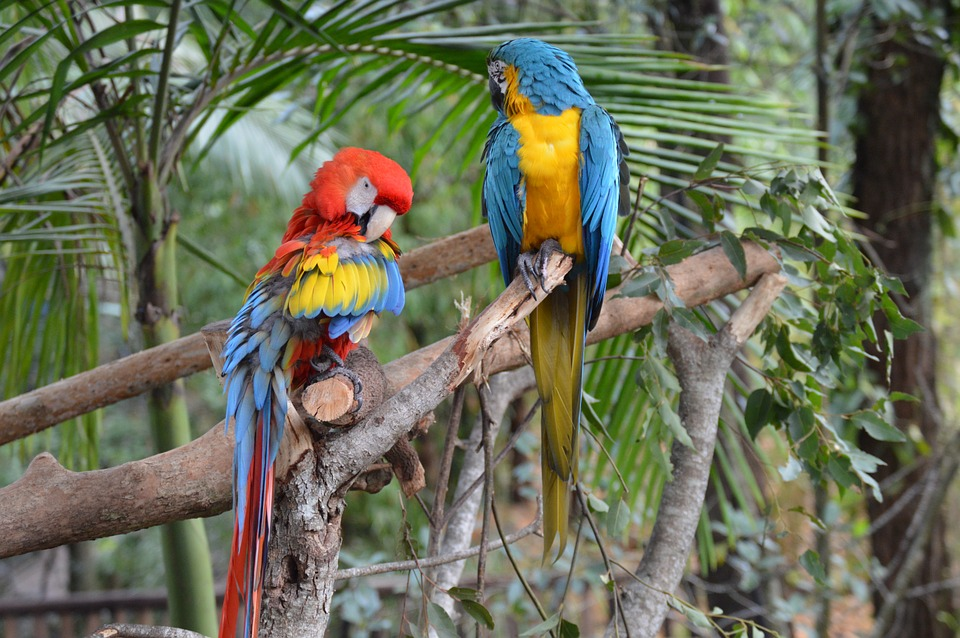
#> input picture ExImageProcessing_OpenCV/images/Macaws.jpg, 960 x 638 px
$ python ExImageProcessing_OpenCV_Jeniya.py
#> lines starting #> are read from the running program, lines starting #| are printed output that depends on the picture; after the words box and inside, x2 and y2 are one past the last pixel; in counts of white or black regions, pixels touching at a corner belong together
'''
Learn the basics of image processing using OpenCV
'''
import cv2

image_dir = "images/"
image_fname = "Macaws.jpg"
video_dir = "videos/"
video_fname = "The Hobbit Trailer Pop-Up - Lord of the Rings Movie.mp4"

def show_image(text, img):
    cv2.imshow(text, img)
    cv2.waitKey(0)
    cv2.destroyAllWindows()

def load_image(fname):
    '''Loads, displays, and returns an image'''
#> called with fname = 'images/Macaws.jpg'
    img = cv2.imread(fname)
#> img is the input picture: shape (638, 960, 3); mean B, G, R 88.7, 110.7, 107.2
    cv2.imshow("Loaded Image", img)
    print(type(img))
#| <class 'numpy.ndarray'>
    print(img.shape)
#| (638, 960, 3)
    cv2.waitKey(0)  #Wait for a keypress
    cv2.destroyAllWindows()
    return img

def show_colorspaces(img):
    '''Illustrate image in different color spaces'''
    gray_img = cv2.cvtColor(img, cv2.COLOR_BGR2GRAY)
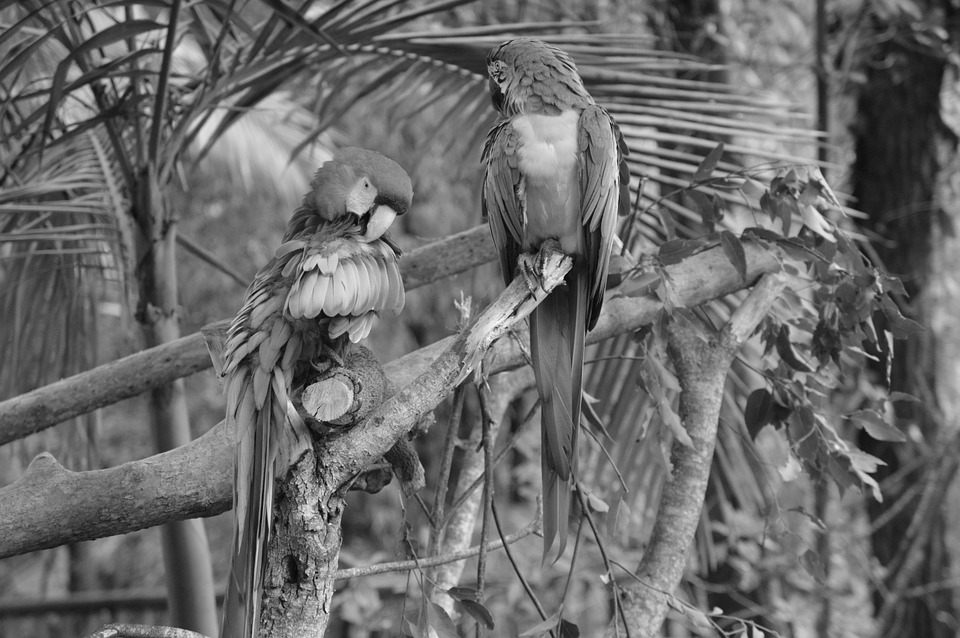
#> gray_img: shape (638, 960); min 1, max 251, mean 107.2
    show_image("Grayscale Image", gray_img)

    hsv_img = cv2.cvtColor(img, cv2.COLOR_BGR2HSV)
#> hsv_img: shape (638, 960, 3); mean H, S, V 48, 81.1, 120.6
    show_image("HSV Image", hsv_img)

    YCrCb_img =cv2.cvtColor(img, cv2.COLOR_BGR2YCrCb)
#> YCrCb_img: shape (638, 960, 3); mean of channels 0, 1, 2 107.2, 128, 117.6
    show_image("YCrCb Image", YCrCb_img)

    cielab_img =cv2.cvtColor(img, cv2.COLOR_BGR2LAB)
#> cielab_img: shape (638, 960, 3); mean of channels 0, 1, 2 116.6, 123.6, 139.9
    show_image("CIE LAB Image", cielab_img)

    cieluv_img =cv2.cvtColor(img, cv2.COLOR_BGR2LUV)
#> cieluv_img: shape (638, 960, 3); mean of channels 0, 1, 2 116.1, 96.5, 149.3
    show_image("CIE LUV Image", cieluv_img)


def blur_image(img):
    '''Display a blurred version of img'''
    blurred_img = cv2.GaussianBlur(img, (21, 21), 0)
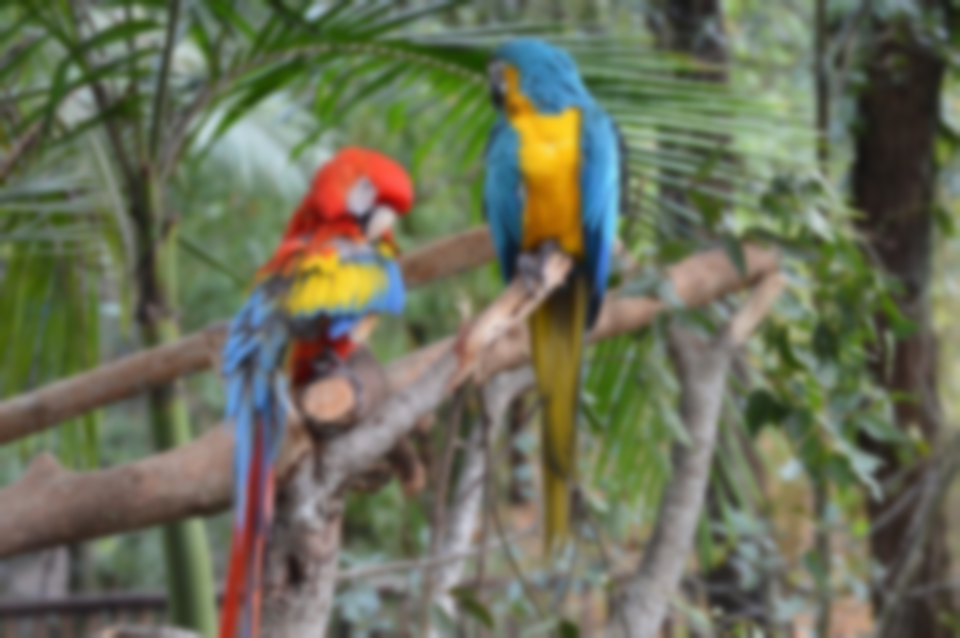
#> blurred_img: shape (638, 960, 3); mean B, G, R 88.7, 110.7, 107.2
    show_image("Blurred Image", blurred_img)


def show_edges(img):
    '''Display the edges in img using the Canny edge detector'''
    edge_img = cv2.Canny(img, 100, 200)  #Args are lower and upper thresholds for hysteresis
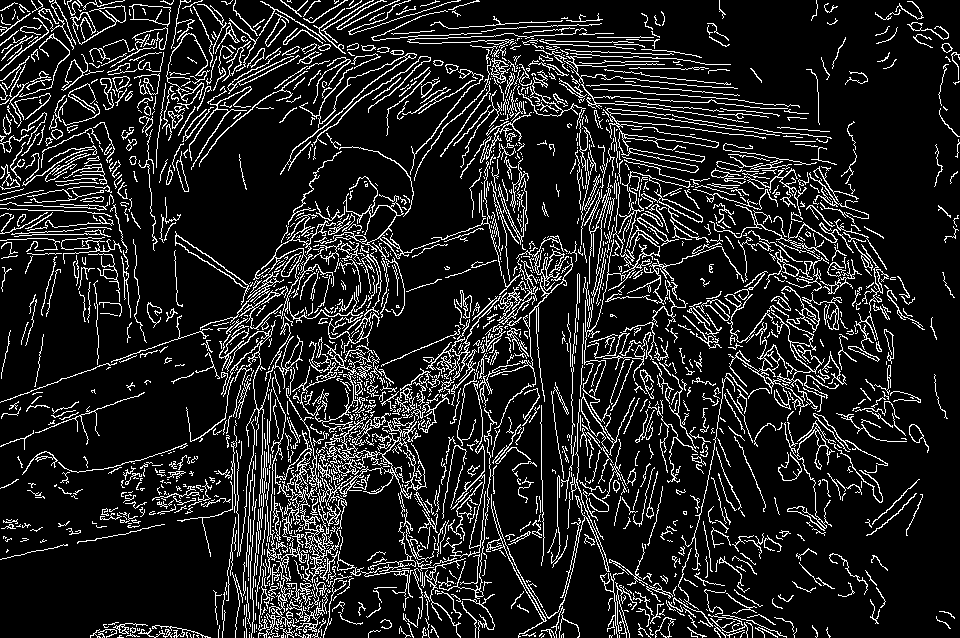
#> edge_img: shape (638, 960); 13.4% white in thin lines or dots
    show_image("Edge Image", edge_img)


def draw_lines(img):
    '''Draw lines on an image by modifying pixels'''
    copy = img.copy()
    copy[95:105, 45:55] = [255, 0, 0]  #Set a small square of pixels to blue
#> copy: shape (638, 960, 3); 0.02% of pixels changed, all inside (x1, y1, x2, y2) = (45, 95, 55, 105)
    cv2.imshow("Modified Image", copy)
    extraction = copy[75:125, 25:75]  #Extract a small area around the modified pixels
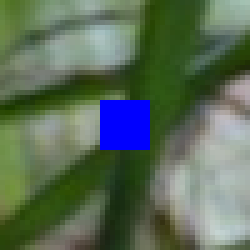
#> extraction: shape (50, 50, 3) (shown 5 times larger); mean B, G, R 89.2, 108.7, 91.6
    cv2.imshow("Extracted Image", extraction)  #Display the extracted region
    cv2.waitKey(0)
    height, width, channels = copy.shape  #Get the image dimensions
#> height = 638; width = 960; channels = 3
    mid_col = width//2  #Find the middle column
#> mid_col = 480
    mid_row =height//2  #Find the middle row
#> mid_row = 319
    copy[:, mid_col] = [0, 0, 255]  #Draw a vertical red line down the center
    # Or, to draw a thicker line:
    # copy[:, mid_col-5:mid_col+5] = [0, 0, 255]
    #Add a green horizontal line across the middle of the image
    copy[mid_row, :] = [0, 255, 0]
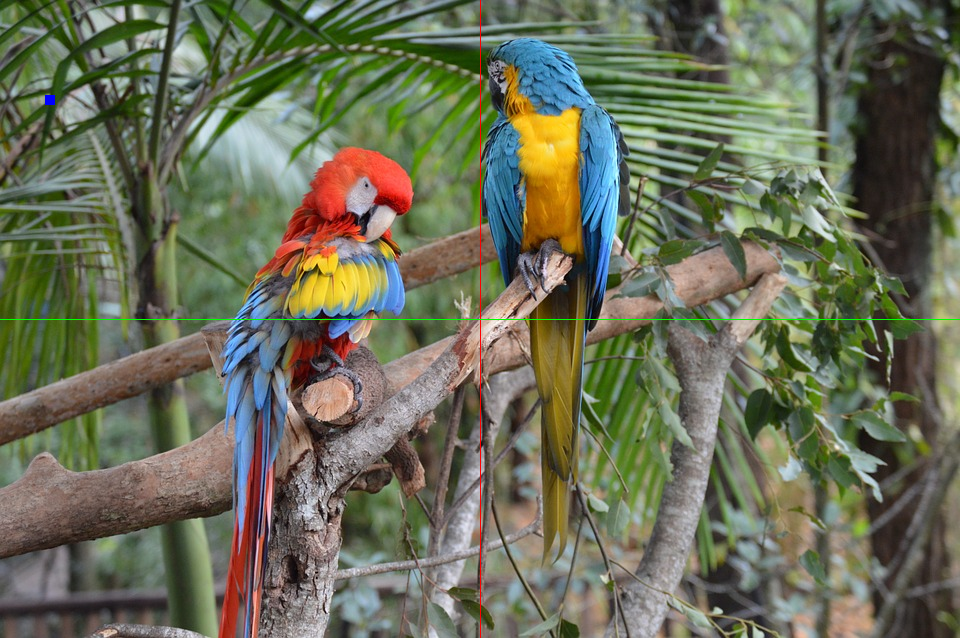
#> copy: shape (638, 960, 3); mean B, G, R 88.5, 110.8, 107.2
    show_image("Vertical and Horizontal Line", copy)


# [45 lines left out: functions play_video, diff_frames, not called in this run]


def main():
    filename = image_dir + image_fname
    img = load_image(filename)
    show_colorspaces(img)
    blur_image(img)
    show_edges(img)
    draw_lines(img)
    play_video(video_dir + video_fname)
    diff_frames(video_dir + video_fname)

main()
